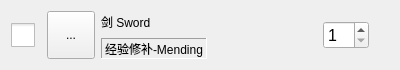
<?xml version="1.0" encoding="UTF-8"?>
<ui version="4.0">
 <class>ItemListItemWidget</class>
 <widget class="QWidget" name="ItemListItemWidget">
  <property name="geometry">
   <rect>
    <x>0</x>
    <y>0</y>
    <width>400</width>
    <height>66</height>
   </rect>
  </property>
  <property name="sizePolicy">
   <sizepolicy hsizetype="Expanding" vsizetype="Fixed">
    <horstretch>0</horstretch>
    <verstretch>0</verstretch>
   </sizepolicy>
  </property>
  <property name="windowTitle">
   <string>Form</string>
  </property>
  <layout class="QHBoxLayout" name="horizontalLayout">
   <item>
    <widget class="QCheckBox" name="cb">
     <property name="sizePolicy">
      <sizepolicy hsizetype="Fixed" vsizetype="Fixed">
       <horstretch>0</horstretch>
       <verstretch>0</verstretch>
      </sizepolicy>
     </property>
     <property name="minimumSize">
      <size>
       <width>24</width>
       <height>24</height>
      </size>
     </property>
     <property name="styleSheet">
      <string notr="true">QCheckBox::indicator {
width: 24px;
height: 24px;
}</string>
     </property>
     <property name="text">
      <string/>
     </property>
     <property name="iconSize">
      <size>
       <width>24</width>
       <height>24</height>
      </size>
     </property>
     <property name="checkable">
      <bool>true</bool>
     </property>
    </widget>
   </item>
   <item>
    <widget class="QToolButton" name="toolButton">
     <property name="minimumSize">
      <size>
       <width>48</width>
       <height>48</height>
      </size>
     </property>
     <property name="text">
      <string>...</string>
     </property>
     <property name="iconSize">
      <size>
       <width>48</width>
       <height>48</height>
      </size>
     </property>
    </widget>
   </item>
   <item>
    <widget class="QWidget" name="widget" native="true">
     <layout class="QVBoxLayout" name="verticalLayout">
      <property name="leftMargin">
       <number>0</number>
      </property>
      <property name="topMargin">
       <number>0</number>
      </property>
      <property name="rightMargin">
       <number>0</number>
      </property>
      <property name="bottomMargin">
       <number>0</number>
      </property>
      <item>
       <widget class="QLabel" name="weapon_name">
        <property name="sizePolicy">
         <sizepolicy hsizetype="Preferred" vsizetype="Preferred">
          <horstretch>0</horstretch>
          <verstretch>0</verstretch>
         </sizepolicy>
        </property>
        <property name="text">
         <string>剑 Sword</string>
        </property>
       </widget>
      </item>
      <item>
       <widget class="QLabel" name="ench_name">
        <property name="sizePolicy">
         <sizepolicy hsizetype="Preferred" vsizetype="Preferred">
          <horstretch>4</horstretch>
          <verstretch>0</verstretch>
         </sizepolicy>
        </property>
        <property name="frameShape">
         <enum>QFrame::Panel</enum>
        </property>
        <property name="frameShadow">
         <enum>QFrame::Sunken</enum>
        </property>
        <property name="text">
         <string>经验修补-Mending</string>
        </property>
       </widget>
      </item>
     </layout>
    </widget>
   </item>
   <item>
    <spacer name="horizontalSpacer">
     <property name="orientation">
      <enum>Qt::Horizontal</enum>
     </property>
     <property name="sizeHint" stdset="0">
      <size>
       <width>81</width>
       <height>20</height>
      </size>
     </property>
    </spacer>
   </item>
   <item>
    <widget class="QSpinBox" name="sb">
     <property name="minimumSize">
      <size>
       <width>32</width>
       <height>24</height>
      </size>
     </property>
     <property name="font">
      <font>
       <pointsize>12</pointsize>
       <bold>false</bold>
      </font>
     </property>
     <property name="minimum">
      <number>1</number>
     </property>
    </widget>
   </item>
   <item>
    <spacer name="horizontalSpacer_2">
     <property name="orientation">
      <enum>Qt::Horizontal</enum>
     </property>
     <property name="sizeType">
      <enum>QSizePolicy::Fixed</enum>
     </property>
     <property name="sizeHint" stdset="0">
      <size>
       <width>20</width>
       <height>20</height>
      </size>
     </property>
    </spacer>
   </item>
  </layout>
 </widget>
 <resources/>
 <connections/>
</ui>
